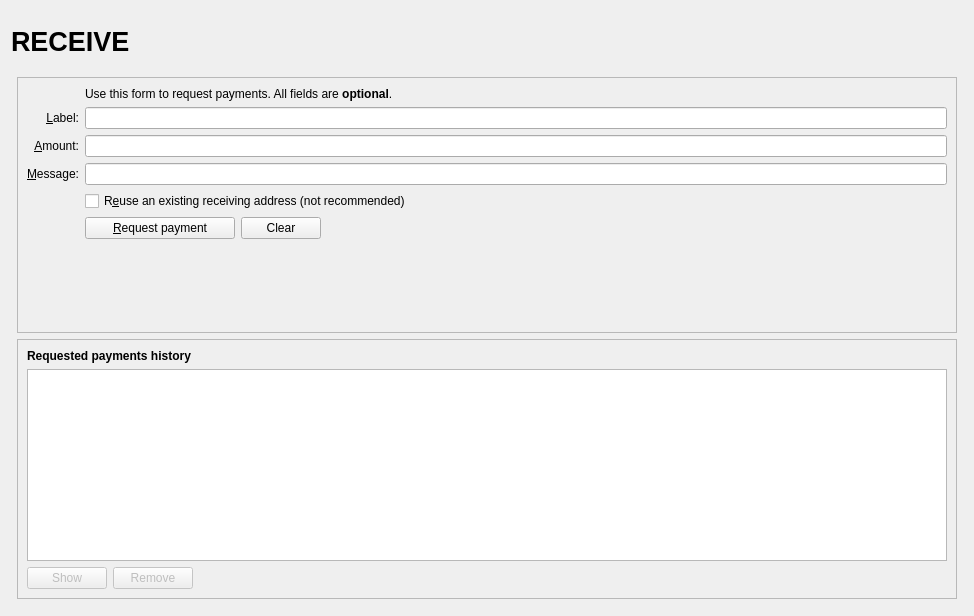
<?xml version="1.0" encoding="UTF-8"?>
<ui version="4.0">
 <class>ReceiveCoinsDialog</class>
 <widget class="QWidget" name="ReceiveCoinsDialog">
  <property name="geometry">
   <rect>
    <x>0</x>
    <y>0</y>
    <width>974</width>
    <height>616</height>
   </rect>
  </property>
  <layout class="QVBoxLayout" name="verticalLayout" stretch="0">
   <item>
    <layout class="QVBoxLayout" name="verticalLayout_Master" stretch="0,1">
     <property name="spacing">
      <number>0</number>
     </property>
     <item>
      <widget class="QFrame" name="frame_Header">
       <layout class="QVBoxLayout" name="verticalLayout_8">
        <property name="leftMargin">
         <number>0</number>
        </property>
        <property name="topMargin">
         <number>0</number>
        </property>
        <property name="rightMargin">
         <number>0</number>
        </property>
        <property name="bottomMargin">
         <number>0</number>
        </property>
        <item>
         <layout class="QHBoxLayout" name="horizontalLayout_Header" stretch="1,0,1">
          <item>
           <widget class="QLabel" name="labelOverviewHeaderLeft">
            <property name="minimumSize">
             <size>
              <width>464</width>
              <height>60</height>
             </size>
            </property>
            <property name="maximumSize">
             <size>
              <width>16777215</width>
              <height>60</height>
             </size>
            </property>
            <property name="font">
             <font>
              <pointsize>20</pointsize>
              <weight>75</weight>
              <bold>true</bold>
             </font>
            </property>
            <property name="text">
             <string>RECEIVE</string>
            </property>
           </widget>
          </item>
          <item>
           <spacer name="horizontalSpacer_3">
            <property name="orientation">
             <enum>Qt::Horizontal</enum>
            </property>
            <property name="sizeHint" stdset="0">
             <size>
              <width>40</width>
              <height>20</height>
             </size>
            </property>
           </spacer>
          </item>
          <item>
           <widget class="QLabel" name="labelOverviewHeaderRight">
            <property name="minimumSize">
             <size>
              <width>464</width>
              <height>60</height>
             </size>
            </property>
            <property name="maximumSize">
             <size>
              <width>16777215</width>
              <height>60</height>
             </size>
            </property>
            <property name="font">
             <font>
              <pointsize>14</pointsize>
             </font>
            </property>
            <property name="text">
             <string/>
            </property>
            <property name="alignment">
             <set>Qt::AlignRight|Qt::AlignTrailing|Qt::AlignVCenter</set>
            </property>
           </widget>
          </item>
         </layout>
        </item>
       </layout>
      </widget>
     </item>
     <item>
      <widget class="QFrame" name="frame_BG">
       <layout class="QVBoxLayout" name="verticalLayout_5">
        <property name="leftMargin">
         <number>6</number>
        </property>
        <property name="topMargin">
         <number>6</number>
        </property>
        <property name="rightMargin">
         <number>6</number>
        </property>
        <property name="bottomMargin">
         <number>6</number>
        </property>
        <item>
         <widget class="QFrame" name="frame2">
          <property name="sizePolicy">
           <sizepolicy hsizetype="Preferred" vsizetype="Expanding">
            <horstretch>0</horstretch>
            <verstretch>0</verstretch>
           </sizepolicy>
          </property>
          <property name="frameShape">
           <enum>QFrame::StyledPanel</enum>
          </property>
          <property name="frameShadow">
           <enum>QFrame::Sunken</enum>
          </property>
          <layout class="QVBoxLayout" name="verticalLayout_3">
           <item>
            <layout class="QGridLayout" name="gridLayout">
             <item row="7" column="2">
              <widget class="QCheckBox" name="reuseAddress">
               <property name="toolTip">
                <string>Reuse one of the previously used receiving addresses.&lt;br&gt;Reusing addresses has security and privacy issues.&lt;br&gt;Do not use this unless re-generating a payment request made before.</string>
               </property>
               <property name="text">
                <string>R&amp;euse an existing receiving address (not recommended)</string>
               </property>
              </widget>
             </item>
             <item row="7" column="0">
              <widget class="QLabel" name="label_4">
               <property name="text">
                <string/>
               </property>
              </widget>
             </item>
             <item row="6" column="0">
              <widget class="QLabel" name="label_3">
               <property name="toolTip">
                <string>An optional message to attach to the payment request, which will be displayed when the request is opened. Note: The message will not be sent with the payment over the TBC network.</string>
               </property>
               <property name="text">
                <string>&amp;Message:</string>
               </property>
               <property name="alignment">
                <set>Qt::AlignRight|Qt::AlignTrailing|Qt::AlignVCenter</set>
               </property>
               <property name="buddy">
                <cstring>reqMessage</cstring>
               </property>
              </widget>
             </item>
             <item row="4" column="2">
              <widget class="QLineEdit" name="reqLabel">
               <property name="toolTip">
                <string>An optional label to associate with the new receiving address.</string>
               </property>
              </widget>
             </item>
             <item row="6" column="2">
              <widget class="QLineEdit" name="reqMessage">
               <property name="toolTip">
                <string>An optional message to attach to the payment request, which will be displayed when the request is opened.&lt;br&gt;Note: The message will not be sent with the payment over the TBC network.</string>
               </property>
              </widget>
             </item>
             <item row="2" column="2">
              <widget class="QLabel" name="label_5">
               <property name="text">
                <string>Use this form to request payments. All fields are &lt;b&gt;optional&lt;/b&gt;.</string>
               </property>
              </widget>
             </item>
             <item row="4" column="0">
              <widget class="QLabel" name="label_2">
               <property name="toolTip">
                <string>An optional label to associate with the new receiving address.</string>
               </property>
               <property name="text">
                <string>&amp;Label:</string>
               </property>
               <property name="alignment">
                <set>Qt::AlignRight|Qt::AlignTrailing|Qt::AlignVCenter</set>
               </property>
               <property name="buddy">
                <cstring>reqLabel</cstring>
               </property>
              </widget>
             </item>
             <item row="5" column="0">
              <widget class="QLabel" name="label">
               <property name="toolTip">
                <string>An optional amount to request. Leave this empty or zero to not request a specific amount.</string>
               </property>
               <property name="text">
                <string>&amp;Amount:</string>
               </property>
               <property name="alignment">
                <set>Qt::AlignRight|Qt::AlignTrailing|Qt::AlignVCenter</set>
               </property>
               <property name="buddy">
                <cstring>reqAmount</cstring>
               </property>
              </widget>
             </item>
             <item row="5" column="2">
              <widget class="BitcoinAmountField" name="reqAmount">
               <property name="minimumSize">
                <size>
                 <width>80</width>
                 <height>0</height>
                </size>
               </property>
               <property name="toolTip">
                <string>An optional amount to request. Leave this empty or zero to not request a specific amount.</string>
               </property>
              </widget>
             </item>
             <item row="8" column="0">
              <widget class="QLabel" name="label_7">
               <property name="text">
                <string/>
               </property>
              </widget>
             </item>
             <item row="8" column="2">
              <layout class="QHBoxLayout" name="horizontalLayout">
               <item>
                <widget class="QPushButton" name="receiveButton">
                 <property name="minimumSize">
                  <size>
                   <width>150</width>
                   <height>0</height>
                  </size>
                 </property>
                 <property name="text">
                  <string>&amp;Request payment</string>
                 </property>
                 <property name="icon">
                  <iconset resource="../tbc.qrc">
                   <normaloff>:/icons/receiving_addresses</normaloff>:/icons/receiving_addresses</iconset>
                 </property>
                </widget>
               </item>
               <item>
                <widget class="QPushButton" name="clearButton">
                 <property name="sizePolicy">
                  <sizepolicy hsizetype="Minimum" vsizetype="Fixed">
                   <horstretch>0</horstretch>
                   <verstretch>0</verstretch>
                  </sizepolicy>
                 </property>
                 <property name="toolTip">
                  <string>Clear all fields of the form.</string>
                 </property>
                 <property name="text">
                  <string>Clear</string>
                 </property>
                 <property name="icon">
                  <iconset resource="../tbc.qrc">
                   <normaloff>:/icons/remove</normaloff>:/icons/remove</iconset>
                 </property>
                 <property name="autoDefault">
                  <bool>false</bool>
                 </property>
                </widget>
               </item>
               <item>
                <spacer name="horizontalSpacer">
                 <property name="orientation">
                  <enum>Qt::Horizontal</enum>
                 </property>
                 <property name="sizeHint" stdset="0">
                  <size>
                   <width>40</width>
                   <height>20</height>
                  </size>
                 </property>
                </spacer>
               </item>
              </layout>
             </item>
             <item row="9" column="2">
              <spacer name="verticalSpacer">
               <property name="orientation">
                <enum>Qt::Vertical</enum>
               </property>
               <property name="sizeHint" stdset="0">
                <size>
                 <width>20</width>
                 <height>40</height>
                </size>
               </property>
              </spacer>
             </item>
            </layout>
           </item>
          </layout>
         </widget>
        </item>
        <item>
         <widget class="QFrame" name="frame">
          <property name="sizePolicy">
           <sizepolicy hsizetype="Preferred" vsizetype="Expanding">
            <horstretch>0</horstretch>
            <verstretch>0</verstretch>
           </sizepolicy>
          </property>
          <property name="frameShape">
           <enum>QFrame::StyledPanel</enum>
          </property>
          <property name="frameShadow">
           <enum>QFrame::Raised</enum>
          </property>
          <layout class="QVBoxLayout" name="verticalLayout_2">
           <item>
            <widget class="QLabel" name="label_6">
             <property name="font">
              <font>
               <weight>75</weight>
               <bold>true</bold>
              </font>
             </property>
             <property name="text">
              <string>Requested payments history</string>
             </property>
            </widget>
           </item>
           <item>
            <widget class="QTableView" name="recentRequestsView">
             <property name="palette">
              <palette>
               <active>
                <colorrole role="Text">
                 <brush brushstyle="SolidPattern">
                  <color alpha="255">
                   <red>130</red>
                   <green>146</green>
                   <blue>162</blue>
                  </color>
                 </brush>
                </colorrole>
               </active>
               <inactive>
                <colorrole role="Text">
                 <brush brushstyle="SolidPattern">
                  <color alpha="255">
                   <red>130</red>
                   <green>146</green>
                   <blue>162</blue>
                  </color>
                 </brush>
                </colorrole>
               </inactive>
               <disabled>
                <colorrole role="Text">
                 <brush brushstyle="SolidPattern">
                  <color alpha="255">
                   <red>85</red>
                   <green>85</green>
                   <blue>85</blue>
                  </color>
                 </brush>
                </colorrole>
               </disabled>
              </palette>
             </property>
             <property name="contextMenuPolicy">
              <enum>Qt::CustomContextMenu</enum>
             </property>
             <property name="tabKeyNavigation">
              <bool>false</bool>
             </property>
             <property name="sortingEnabled">
              <bool>true</bool>
             </property>
            </widget>
           </item>
           <item>
            <layout class="QHBoxLayout" name="horizontalLayout_2">
             <item>
              <widget class="QPushButton" name="showRequestButton">
               <property name="enabled">
                <bool>false</bool>
               </property>
               <property name="toolTip">
                <string>Show the selected request (does the same as double clicking an entry)</string>
               </property>
               <property name="text">
                <string>Show</string>
               </property>
               <property name="icon">
                <iconset resource="../tbc.qrc">
                 <normaloff>:/icons/edit</normaloff>:/icons/edit</iconset>
               </property>
               <property name="autoDefault">
                <bool>false</bool>
               </property>
              </widget>
             </item>
             <item>
              <widget class="QPushButton" name="removeRequestButton">
               <property name="enabled">
                <bool>false</bool>
               </property>
               <property name="toolTip">
                <string>Remove the selected entries from the list</string>
               </property>
               <property name="text">
                <string>Remove</string>
               </property>
               <property name="icon">
                <iconset resource="../tbc.qrc">
                 <normaloff>:/icons/remove</normaloff>:/icons/remove</iconset>
               </property>
               <property name="autoDefault">
                <bool>false</bool>
               </property>
              </widget>
             </item>
             <item>
              <spacer name="horizontalSpacer_2">
               <property name="orientation">
                <enum>Qt::Horizontal</enum>
               </property>
               <property name="sizeHint" stdset="0">
                <size>
                 <width>40</width>
                 <height>20</height>
                </size>
               </property>
              </spacer>
             </item>
            </layout>
           </item>
          </layout>
         </widget>
        </item>
       </layout>
      </widget>
     </item>
    </layout>
   </item>
  </layout>
 </widget>
 <customwidgets>
  <customwidget>
   <class>BitcoinAmountField</class>
   <extends>QLineEdit</extends>
   <header>bitcoinamountfield.h</header>
   <container>1</container>
  </customwidget>
 </customwidgets>
 <tabstops>
  <tabstop>reqLabel</tabstop>
  <tabstop>reqAmount</tabstop>
  <tabstop>reqMessage</tabstop>
  <tabstop>reuseAddress</tabstop>
  <tabstop>receiveButton</tabstop>
  <tabstop>clearButton</tabstop>
  <tabstop>recentRequestsView</tabstop>
  <tabstop>showRequestButton</tabstop>
  <tabstop>removeRequestButton</tabstop>
 </tabstops>
 <resources>
  <include location="../tbc.qrc"/>
 </resources>
 <connections/>
</ui>
